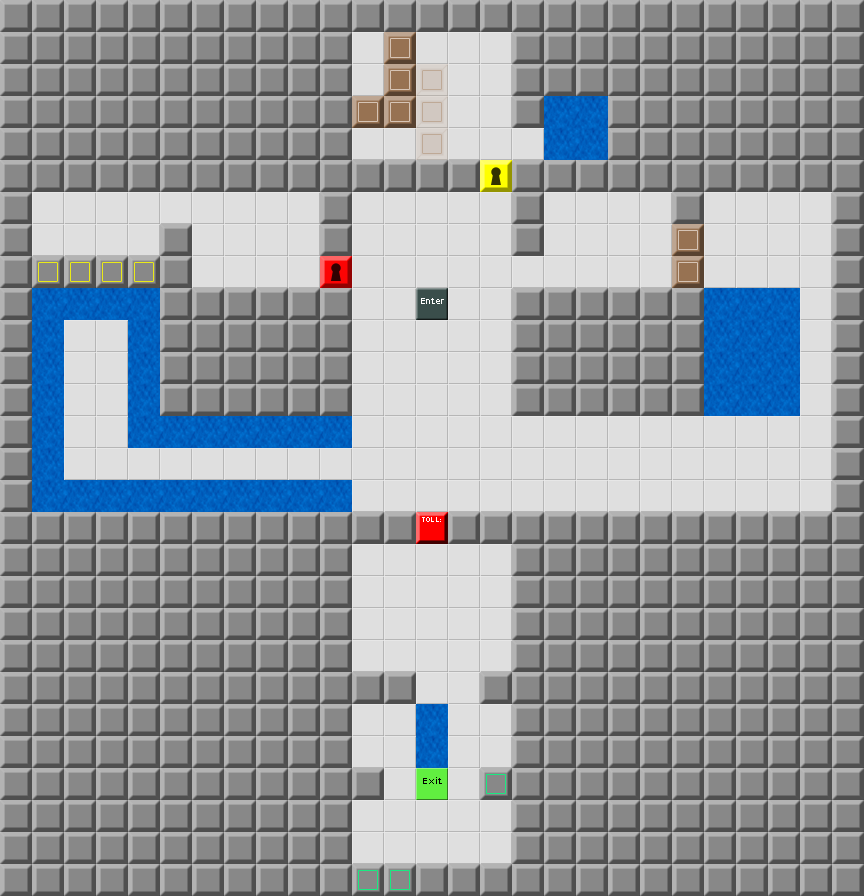

This is a level from a 2D game, rendered from its Tiled map with the project's own tilesets. A one-line summary and the map file follow, with tile-layer data summarised:
An orthogonal 27x28 tile map with 32x32 px tiles, 1 tile layer (Map) and 38 objects.

<map version="1.0" orientation="orthogonal" width="27" height="28" tilewidth="32" tileheight="32">
 <tileset firstgid="1" source="devgraphics.tsx" />
 <layer name="Map" width="27" height="28">
  <data>[756 cells, 756 non-empty, 12 distinct tile ids]</data>
 </layer>
 <objectgroup name="Enemies" width="27" height="28">
  <object gid="7" x="544" y="288">
   <properties>
    <property name="direction" value="right" />
   </properties>
  </object>
  <object gid="7" x="608" y="288">
   <properties>
    <property name="direction" value="right" />
   </properties>
  </object>
  <object gid="7" x="640" y="256">
   <properties>
    <property name="direction" value="up" />
   </properties>
  </object>
  <object gid="7" x="608" y="224">
   <properties>
    <property name="direction" value="left" />
   </properties>
  </object>
  <object gid="7" x="544" y="224" />
  <object gid="7" x="352" y="64" />
  <object gid="7" x="352" y="96" />
  <object gid="7" x="96" y="256">
   <properties>
    <property name="direction" value="right" />
   </properties>
  </object>
  <object gid="7" x="64" y="224">
   <properties>
    <property name="direction" value="left" />
   </properties>
  </object>
  <object gid="7" x="128" y="224">
   <properties>
    <property name="direction" value="left" />
   </properties>
  </object>
  <object gid="7" x="32" y="256">
   <properties>
    <property name="direction" value="right" />
   </properties>
  </object>
  <object gid="7" x="448" y="832">
   <properties>
    <property name="direction" value="left" />
   </properties>
  </object>
  <object gid="7" x="384" y="832">
   <properties>
    <property name="direction" value="left" />
   </properties>
  </object>
  <object gid="7" x="352" y="864">
   <properties>
    <property name="direction" value="right" />
   </properties>
  </object>
  <object gid="7" x="416" y="864">
   <properties>
    <property name="direction" value="right" />
   </properties>
  </object>
  <object gid="7" x="480" y="864">
   <properties>
    <property name="direction" value="right" />
   </properties>
  </object>
  <object gid="7" x="448" y="864">
   <properties>
    <property name="direction" value="right" />
   </properties>
  </object>
  <object gid="7" x="384" y="864">
   <properties>
    <property name="direction" value="right" />
   </properties>
  </object>
  <object gid="7" x="480" y="832">
   <properties>
    <property name="direction" value="left" />
   </properties>
  </object>
  <object gid="7" x="416" y="832">
   <properties>
    <property name="direction" value="left" />
   </properties>
  </object>
  <object gid="7" x="352" y="832">
   <properties>
    <property name="direction" value="left" />
   </properties>
  </object>
 </objectgroup>
 <objectgroup name="Items" width="27" height="28">
  <object gid="8" x="512" y="288">
   <properties>
    <property name="Text" value="Don't go in here while my cars are exercising. They have no respect for pedestrians." />
   </properties>
  </object>
  <object gid="52" x="736" y="256" />
  <object gid="51" x="384" y="256" />
  <object gid="4" x="608" y="256" />
  <object gid="8" x="416" y="480">
   <properties>
    <property name="Text" value="No swimming." />
   </properties>
  </object>
  <object gid="12" x="352" y="160" />
  <object gid="28" x="192" y="256">
   <properties>
    <property name="Text" value="This is a pressure button. It only works while you're standing on it. Go ahead and try it out." />
   </properties>
  </object>
  <object gid="8" x="768" y="256">
   <properties>
    <property name="Text" value="After you push this button, stand still and watch the magic. :)" />
   </properties>
  </object>
  <object gid="22" x="480" y="96" />
  <object gid="12" x="64" y="384" />
  <object gid="12" x="96" y="224" />
  <object gid="12" x="576" y="480" />
  <object gid="12" x="416" y="416" />
  <object gid="12" x="800" y="352" />
  <object gid="40" x="416" y="704" />
  <object gid="8" x="416" y="608">
   <properties>
    <property name="Text" value="You can't swim, but neither can the cars. If you need more proof, stand on the green button." />
   </properties>
  </object>
  <object gid="8" x="256" y="256">
   <properties>
    <property name="Text" value="This is called a pressure switch. It makes the blocks switch as long as someone is standing on it. Try it out. :)" />
   </properties>
  </object>
 </objectgroup>
 <objectgroup name="Tools" width="27" height="28" />
 <objectgroup name="Parameters" width="27" height="28">
  <properties>
   <property name="time" value="210" />
   <property name="wrapAround" value="false" />
  </properties>
 </objectgroup>
</map>
